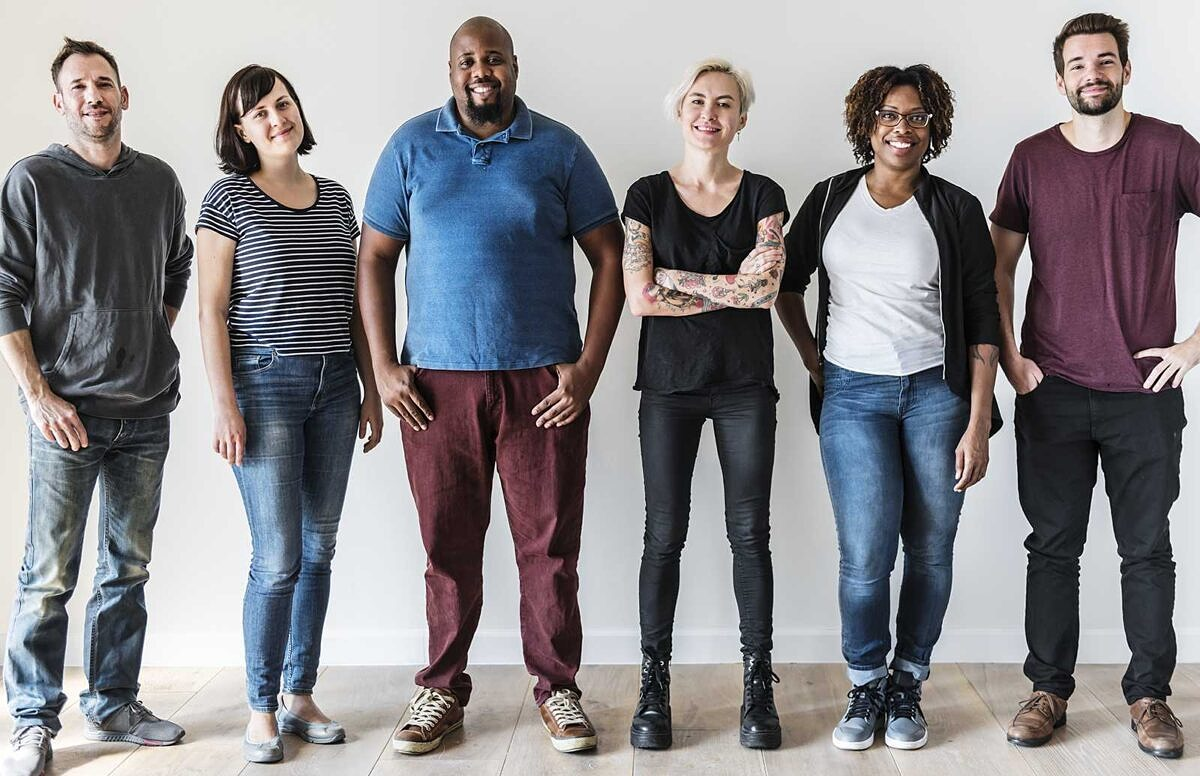
#> input picture test2.jpg, 1200 x 776 px
$ python detect_image.py
#> lines starting #> are read from the running program, lines starting #| are printed output that depends on the picture; after the words box and inside, x2 and y2 are one past the last pixel; in counts of white or black regions, pixels touching at a corner belong together
#pip install -r requirements.txt
#wget URL
import cv2

# Load the cascade
face_cascade = cv2.CascadeClassifier('haarcascade_frontalface_default.xml')

# Read the input image
img = cv2.imread('test2.jpg')
#> img is the input picture: shape (776, 1200, 3); mean B, G, R 138, 134.3, 136.5

# Convert into grayscale
gray = cv2.cvtColor(img, cv2.COLOR_BGR2GRAY)
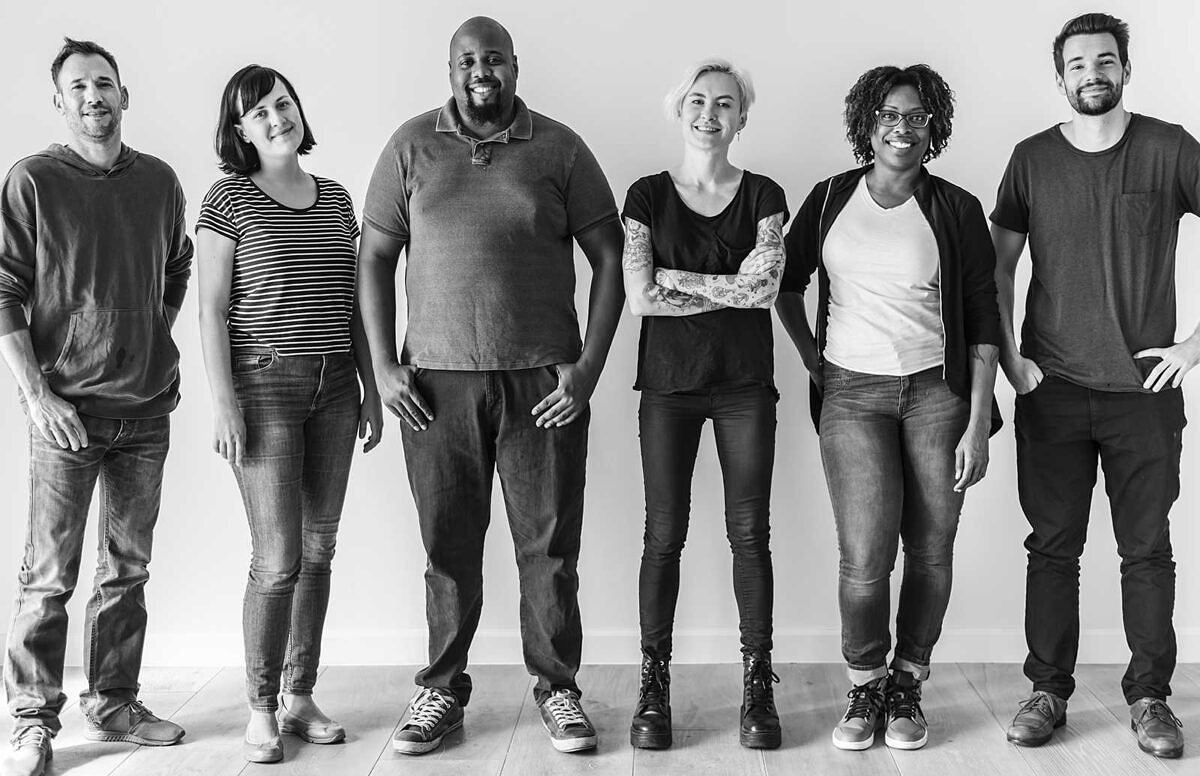
#> gray: shape (776, 1200); min 0, max 255, mean 135.3

# Detect faces
faces = face_cascade.detectMultiScale(gray, 1.1, 4)
#> faces = [[870, 90, 66, 66], [58, 58, 72, 72], [452, 35, 68, 68], [1054, 32, 79, 79], [674, 75, 74, 74], [73, 520, 88, 88]]

# Draw rectangle around the faces
for (x, y, w, h) in faces:
    cv2.rectangle(img, (x, y), (x + w, y + h), (255, 0, 0), 2)
#> this loop made 6 passes
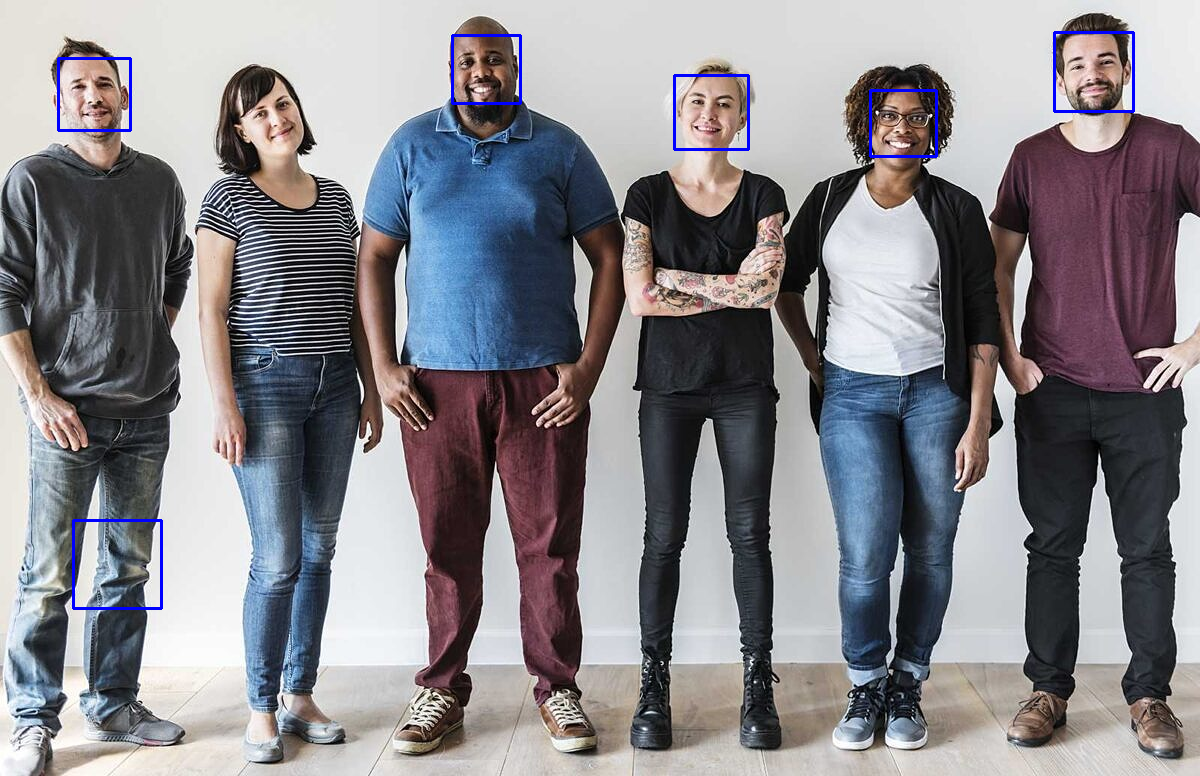
#> img: shape (776, 1200, 3); 0.57% of pixels changed, all inside (x1, y1, x2, y2) = (57, 31, 1135, 610)

# Save output
cv2.imwrite('output.jpg', img)

$ run again, with test1.jpg copied over test2.jpg
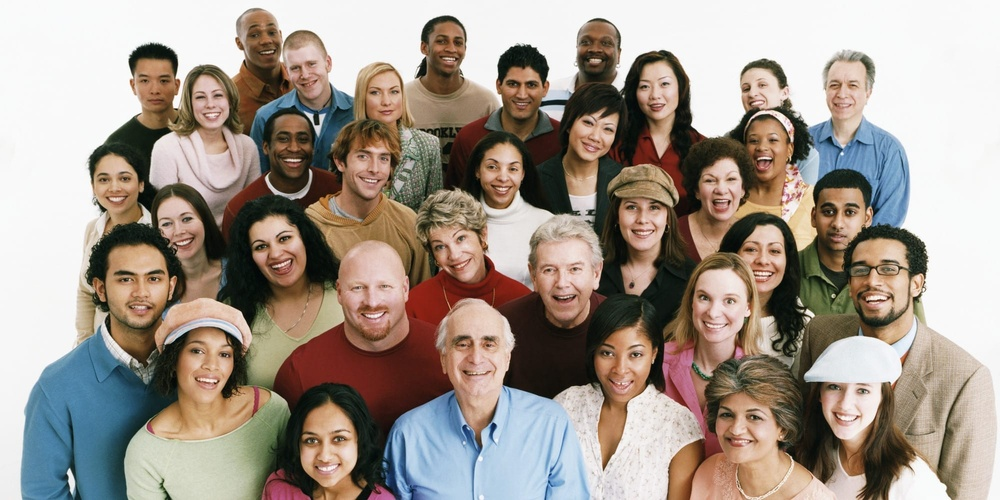
#> input picture test1.jpg, 1000 x 500 px, shrunk from 2000 x 1000 before the run
#> img is the input picture: shape (500, 1000, 3); mean B, G, R 139.9, 150, 161.7
#> `gray = cv2.cvtColor(img, cv2.COLOR_BGR2GRAY)`:
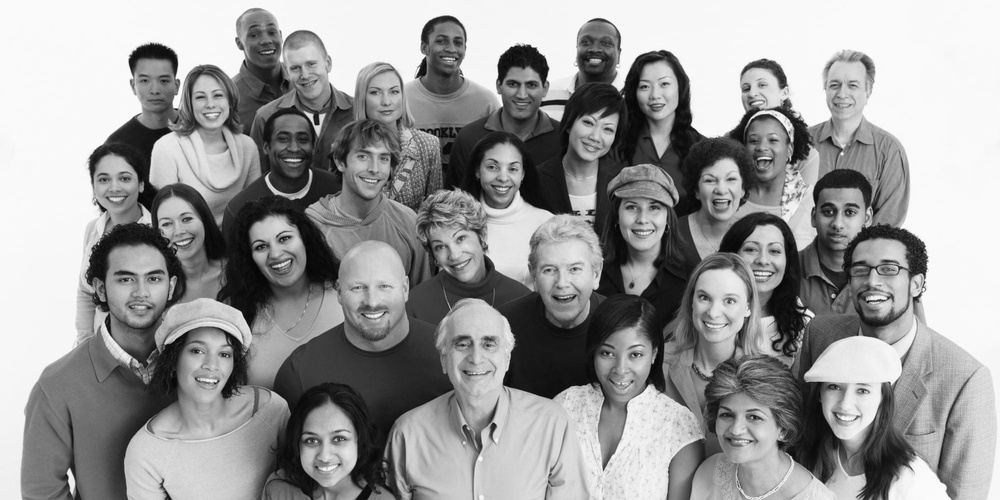
#> gray: shape (500, 1000); min 2, max 255, mean 152.3
#> faces = 35 rows, first 6: [361, 73, 49, 49], [184, 76, 51, 51], [426, 23, 48, 48], [735, 69, 45, 45], [739, 120, 54, 54], [817, 64, 54, 54]
#> the loop `for (x, y, w, h) in faces:` made 35 passes
#> after the loop `for (x, y, w, h) in faces:`:
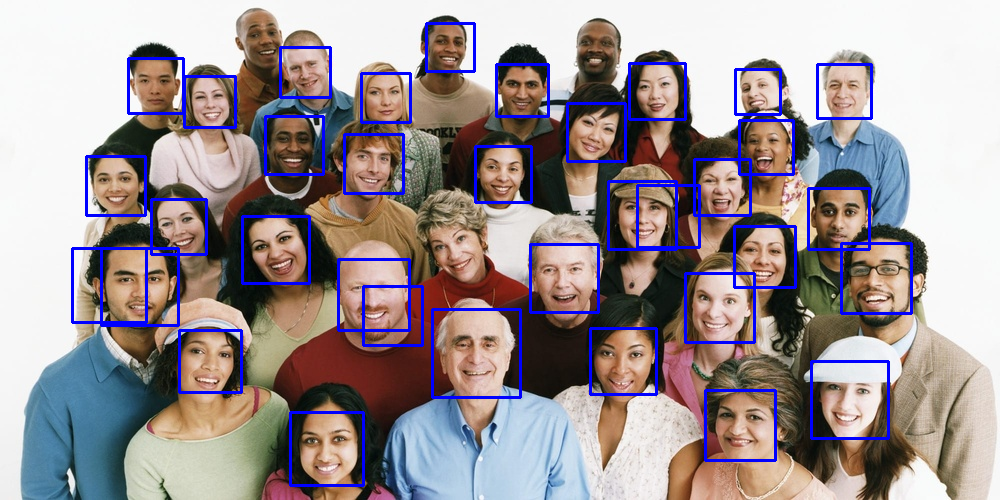
#> img: shape (500, 1000, 3); 5.07% of pixels changed, all inside (x1, y1, x2, y2) = (71, 22, 913, 487)
